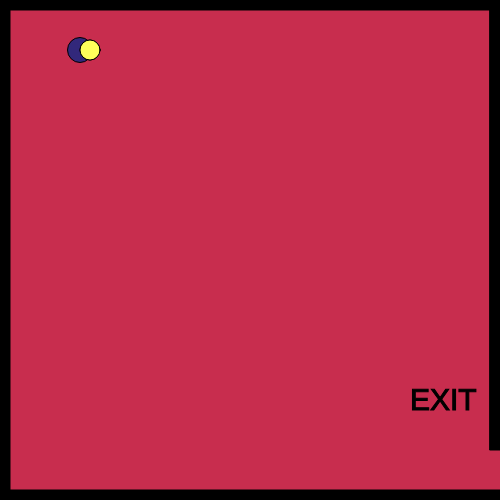
Frame 1 (no input)
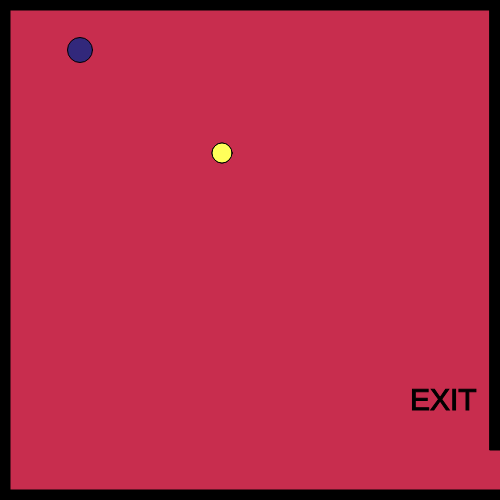
Frame 60 (no input)
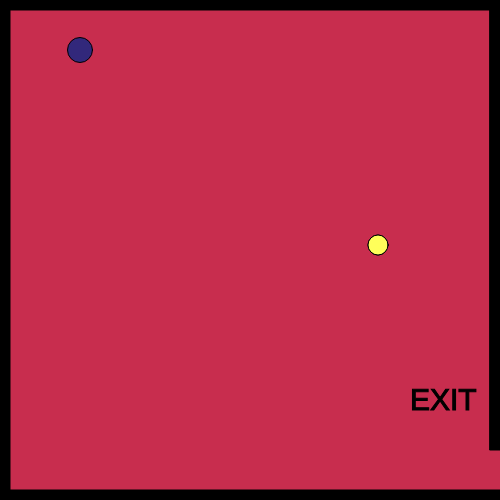
Frame 120 (the mouse pressed at the canvas centre since frame 60)

The p5.js sketch that drew these frames (run headless with seeded random() and noise() and a simulated clock; from frame 60 on, the mouse is pressed at the canvas centre):

// p5.js sketch
// ── sketch.js
// x and y for my character
var characterX = 80;
var characterY = 50;
// define the key codes for each letter
var w = 87; 
var s = 83;
var a = 65;
var d = 68;

// x and y for a shape
var shapeX = 90;
var shapeY = 50;
var shapeXSpeed;
var shapeYSpeed;

// create a shape when the mouse is clicked
var mouseShapeX;
var mouseShapeY;
function setup()
{
    createCanvas(500, 500);
    // get a random speed when the it first starts
    shapeXSpeed = Math.floor(Math.random() * (Math.floor(Math.random() * 5)) + 9);
    shapeYSpeed = Math.floor(Math.random() * (Math.floor(Math.random() * 5)) + 2);
}

function draw()
{    background(200,45,78);
    stroke(0);
    fill(0);
    // top border
    rect(0,0,width,10);
    // left border
    rect(0,0,10,height);
    // bottom border
    rect(0, height-10,width, 10);
    // right upper border
    rect(width-10,0,10,height-50);

    // exit message
    textSize(30);
    text("EXIT", width-90,height-90)

    //character
    fill(50,40,123);
    circle(characterX,characterY,25);

    // handle the keys
    if(keyIsDown(w))
    {
        characterY -= 10;   
    }
    if(keyIsDown(s))
    {
        characterY += 10;   
    }
    if(keyIsDown(a))
    {
        characterX -= 10;   
    }
    if(keyIsDown(d))
    {
        characterX += 10;   
    }

    // potential enemy
    fill(400,299,90);
    // draw the shape
    circle(shapeX, shapeY, 20);
    circle(shapeX, shapeY, 20);

     // get a random speed when the it first starts
     shapeXSpeed = Math.floor(Math.random() * (Math.floor(Math.random() * 9)) + 1);
     shapeYSpeed = Math.floor(Math.random() * (Math.floor(Math.random() * 5)) + 1);

    // move the shape
    shapeX += shapeXSpeed;
    shapeY += shapeYSpeed;
    // check to see if the shape has gone out of bounds
    if(shapeX > width)
    {
        shapeX = 0;
    }
    if(shapeX < 0)
    {
        shapeX = width;
    }
    if(shapeY > height)
    {
        shapeY = 0;
    }
    if(shapeY < 0)
    {
        shapeY = height;
    }

    // check to see if the character has left the exit
    if(characterX > width && characterY > width-50)
    {
        fill(70);
        stroke(9);
        textSize(30);
        text("You Win!", width/2-50, height/2-50);
    }

    // create the shape based on the mouse click
    fill(200,700,140);
    circle(mouseShapeX, mouseShapeY, 150);
}

function mouseClicked()
{
    mouseShapeX = mouseX;
    mouseShapeY = mouseY;
}
/*
function keyPressed() {
    if (keyCode === LEFT_ARROW) {
        characterX -= 5;
    } 
    else if (keyCode === RIGHT_ARROW) {
        characterX += 5;
    }
    else if (keyCode === UP_ARROW) {
        characterY -= 5;
    }
    else if (keyCode === DOWN_ARROW) {
        characterY += 5;
    }
  }
  */
